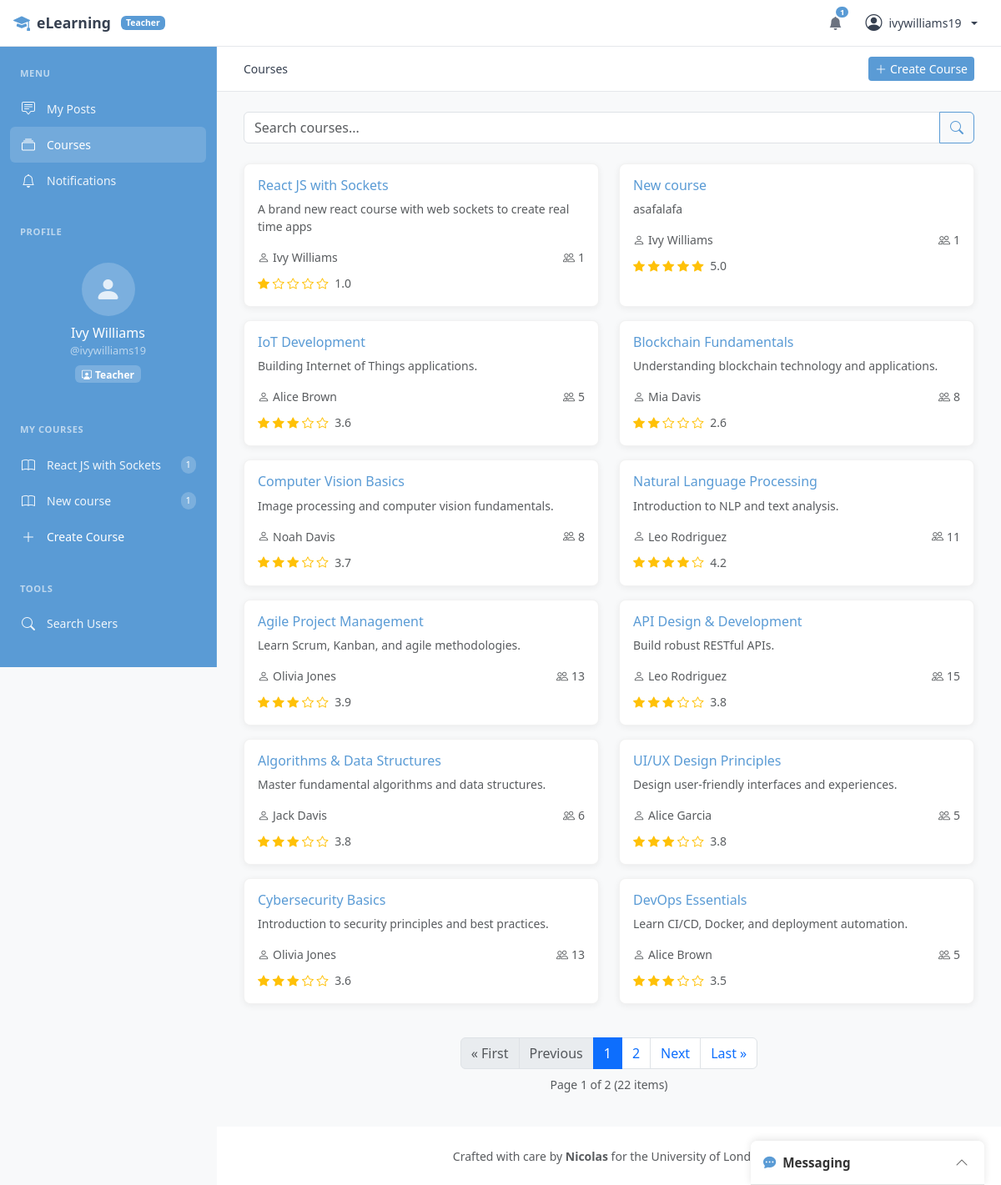
/courses/ (signed in), run on the app's committed database.
### apps/accounts/models.py (models this page shows, shortened)
class User(AbstractUser):
    class UserType(models.TextChoices):
        STUDENT = 'student', 'Student'
        TEACHER = 'teacher', 'Teacher'
    email = models.EmailField(unique=True)
    user_type = models.CharField(
        max_length=10,
        choices=UserType.choices,
        default=UserType.STUDENT,
    )
    photo = models.ImageField(
        upload_to=profile_photo_path,
        storage=media_storage,
        blank=True,
        null=True,
    )
    bio = models.TextField(blank=True, max_length=500)
    created_at = models.DateTimeField(auto_now_add=True)
    updated_at = models.DateTimeField(auto_now=True)
    @property
    def is_teacher(self):
        return self.user_type == self.UserType.TEACHER

### apps/courses/models.py (models this page shows, shortened)
class Course(models.Model):
    title = models.CharField(max_length=200)
    description = models.TextField()
    teacher = models.ForeignKey(
        settings.AUTH_USER_MODEL,
        on_delete=models.CASCADE,
        related_name='courses_teaching'
    )
    created_at = models.DateTimeField(auto_now_add=True)
    updated_at = models.DateTimeField(auto_now=True)
    is_active = models.BooleanField(default=True)
    class Meta:
        ordering = ['-created_at']
    @property
    def enrolled_count(self):
        return self.enrollments.filter(is_active=True).count()
    @property
    def average_rating(self):
        from apps.courses.models import CourseFeedback
        feedbacks = CourseFeedback.objects.filter(enrollment__course=self)
        if feedbacks.exists():
            return round(sum(f.rating for f in feedbacks) / feedbacks.count(), 1)
        return None

class CourseFeedback(models.Model):
    enrollment = models.OneToOneField(
        Enrollment,
        on_delete=models.CASCADE,
        related_name='feedback'
    )
    rating = models.PositiveIntegerField(
        validators=[MinValueValidator(1), MaxValueValidator(5)]
    )
    comment = models.TextField(blank=True)
    created_at = models.DateTimeField(auto_now_add=True)
    updated_at = models.DateTimeField(auto_now=True)
    class Meta:
        ordering = ['-created_at']

### apps/courses/views.py (the view)
# urls.py: path('', views.CourseListView.as_view(), name='course_list'),
class CourseListView(LoginRequiredMixin, ListView):
    model = Course
    template_name = 'courses/course_list.html'
    context_object_name = 'courses'
    paginate_by = 12
    def get_queryset(self):
        queryset = Course.objects.filter(is_active=True)
        query = self.request.GET.get('q')
        if query:
            queryset = queryset.filter(
                Q(title__icontains=query) | Q(description__icontains=query)
            )
        return queryset
    def get_context_data(self, **kwargs):
        context = super().get_context_data(**kwargs)
        context['query'] = self.request.GET.get('q', '')
        if self.request.user.is_teacher:
            context['my_courses'] = Course.objects.filter(teacher=self.request.user)
        else:
            context['my_enrollments'] = Enrollment.objects.filter(
                student=self.request.user, is_active=True
            ).select_related('course')
        return context

### templates/courses/course_list.html (shortened to what this page needs)
{% extends 'base_sidebar.html' %}
{% block sidebar %}
{% with active_menu='courses' %}{% include 'includes/sidebar_menu.html' %}{% endwith %}
{% if user.is_teacher %}
<div class="sidebar-section">
    <div class="sidebar-section-title">My Courses</div>
    {% if my_courses %}
        {% for course in my_courses %}
            <a href="{% url 'courses:course_detail' course.pk %}" class="sidebar-link">
                <i class="bi bi-book"></i>
                <span>{{ course.title }}</span>
                <span class="sidebar-badge">{{ course.enrolled_count }}</span>
            </a>
        {% endfor %}
    {% else %}
        <div class="sidebar-link sidebar-muted">
            <i class="bi bi-info-circle"></i>
            <span>No courses yet</span>
        </div>
    {% endif %}
    <a href="{% url 'courses:course_create' %}" class="sidebar-link sidebar-action">
        <i class="bi bi-plus-lg"></i>
        <span>Create Course</span>
    </a>
</div>
<div class="sidebar-section">
    <div class="sidebar-section-title">Tools</div>
    <a href="{% url 'courses:user_search' %}" class="sidebar-link">
        <i class="bi bi-search"></i>
        <span>Search Users</span>
    </a>
</div>
{% endif %}
{% endblock sidebar %}
{% block breadcrumb %}
<div class="breadcrumb-bar">
    <nav aria-label="breadcrumb">
        <ol class="breadcrumb">
            <li class="breadcrumb-item active">Courses</li>
        </ol>
    </nav>
    {% if user.is_teacher %}
    <div class="breadcrumb-actions">
        <a href="{% url 'courses:course_create' %}" class="btn btn-primary btn-sm">
            <i class="bi bi-plus-lg me-1"></i>Create Course
        </a>
    </div>
    {% endif %}
</div>
{% endblock breadcrumb %}
{% block content %}
<div class="mb-4">
    <form method="get">
        <div class="input-group">
            <input type="text" name="q" class="form-control"
                   placeholder="Search courses..." value="{{ query }}">
            <button class="btn btn-outline-primary" type="submit">
                <i class="bi bi-search"></i>
            </button>
        </div>
    </form>
</div>
{% if courses %}
    <div class="row">
        {% for course in courses %}
            <div class="col-md-6 mb-3">
                <div class="card h-100">
                    <div class="card-body">
                        <h6 class="card-title">
                            <a href="{% url 'courses:course_detail' course.pk %}" class="text-decoration-none">
                                {{ course.title }}
                            </a>
                        </h6>
                        <p class="card-text small text-muted">
                            {{ course.description|truncatewords:20 }}
                        </p>
                        <div class="d-flex justify-content-between align-items-center">
                            <small class="text-muted">
                                <i class="bi bi-person me-1"></i>{{ course.teacher.get_full_name|default:course.teacher.username }}
                            </small>
                            <small class="text-muted">
                                <i class="bi bi-people me-1"></i>{{ course.enrolled_count }}
                            </small>
                        </div>
                        {% if course.average_rating %}
                            <div class="mt-2">
                                <small class="text-warning">
                                    {% for i in "12345" %}
                                        {% if forloop.counter <= course.average_rating %}
                                            <i class="bi bi-star-fill"></i>
                                        {% else %}
                                            <i class="bi bi-star"></i>
                                        {% endif %}
                                    {% endfor %}
                                    <span class="text-muted ms-1">{{ course.average_rating }}</span>
                                </small>
                            </div>
                        {% endif %}
                    </div>
                </div>
            </div>
        {% endfor %}
    </div>
    {% include 'includes/pagination.html' %}
{% endif %}
{% endblock %}

### templates/base_sidebar.html (shortened to what this page needs)
{% load static %}
<!DOCTYPE html>
<html lang="en">
<head>
    <link href="https://cdn.jsdelivr.net/npm/bootstrap@5.3.2/dist/css/bootstrap.min.css" rel="stylesheet">
    <link href="https://cdn.jsdelivr.net/npm/bootstrap-icons@1.11.1/font/bootstrap-icons.css" rel="stylesheet">
    <link href="{% static 'css/style.css' %}" rel="stylesheet">
</head>
<body>
    <header class="app-header">
        <a href="{% url 'posts' %}" class="header-brand">
            <i class="bi bi-mortarboard-fill"></i>
            <span>eLearning</span>
            {% if user.is_authenticated and user.is_teacher %}
                <span class="badge" style="background-color: #5a9bd5; color: white; font-size: 0.65rem; padding: 3px 6px; margin-left: 4px;">Teacher</span>
            {% endif %}
        </a>
        <div class="header-actions">
            {% if user.is_authenticated %}
                <a href="{% url 'notifications:list' %}" class="header-btn position-relative">
                    <i class="bi bi-bell" id="notification-icon"></i>
                    <span class="position-absolute badge rounded-pill d-none" id="notification-badge" style="top: 0; right: 0; font-size: 0.6rem; padding: 2px 5px; background-color: #5a9bd5;">
                    </span>
                </a>
                <div class="dropdown">
                    <a href="#" class="header-user dropdown-toggle" data-bs-toggle="dropdown">
                        <i class="bi bi-person-circle"></i>
                        <span class="d-none d-sm-inline">{{ user.username }}</span>
                    </a>
                </div>
            {% else %}
                <a href="{% url 'accounts:login' %}" class="btn btn-sm btn-outline-secondary">Login</a>
                <a href="{% url 'accounts:register' %}" class="btn btn-sm btn-primary">Register</a>
            {% endif %}
        </div>
    </header>
    <aside class="app-sidebar" id="appSidebar">
        <nav class="sidebar-nav">
            {% block sidebar %}{% endblock sidebar %}
        </nav>
    </aside>
    <main class="app-main">
        {% block breadcrumb %}{% endblock %}
        <div class="main-content">
            {% block content %}{% endblock %}
        </div>
    </main>
    <footer class="app-footer">
        <p class="mb-0 small text-muted">
            Crafted with care by <strong>Nicolas</strong> for the University of London
        </p>
    </footer>
    {% if user.is_authenticated %}
        {% include 'chat/chat_widget.html' %}
    {% endif %}
</body>
</html>

### templates/includes/sidebar_menu.html
<div class="sidebar-section">
    <div class="sidebar-section-title">Menu</div>
    <a href="{% url 'posts' %}" class="sidebar-link {% if active_menu == 'posts' %}active{% endif %}">
        <i class="bi bi-chat-square-text"></i>
        <span>My Posts</span>
    </a>
    <a href="{% url 'courses:course_list' %}" class="sidebar-link {% if active_menu == 'courses' %}active{% endif %}">
        <i class="bi bi-collection"></i>
        <span>Courses</span>
    </a>
    <a href="{% url 'notifications:list' %}" class="sidebar-link {% if active_menu == 'notifications' %}active{% endif %}">
        <i class="bi bi-bell"></i>
        <span>Notifications</span>
    </a>
</div>
{% if user.is_authenticated %}
<div class="sidebar-section">
    <div class="sidebar-section-title">Profile</div>
    <div class="px-3 py-3 text-center">
        <a href="{% url 'accounts:profile' user.username %}" class="text-decoration-none">
            {% if user.photo %}
                <img src="{{ user.photo.url }}" alt="{{ user.username }}"
                     style="width: 64px; height: 64px; border-radius: 50%; object-fit: cover; border: 2px solid rgba(255,255,255,0.3);">
            {% else %}
                <div style="width: 64px; height: 64px; border-radius: 50%; background: rgba(255,255,255,0.2); display: inline-flex; align-items: center; justify-content: center; margin: 0 auto;">
                    <i class="bi bi-person-fill" style="font-size: 2rem; color: rgba(255,255,255,0.8);"></i>
                </div>
            {% endif %}
        </a>
        <div class="mt-2">
            <a href="{% url 'accounts:profile' user.username %}" style="color: white; font-weight: 500; text-decoration: none;">
                {{ user.get_full_name|default:user.username }}
            </a>
        </div>
        <div style="color: rgba(255,255,255,0.6); font-size: 0.8rem;">@{{ user.username }}</div>
        <span class="badge mt-2" style="background: rgba(255,255,255,0.2); color: white;">
            {% if user.is_teacher %}
                <i class="bi bi-person-workspace me-1"></i>Teacher
            {% else %}
                <i class="bi bi-mortarboard me-1"></i>Student
            {% endif %}
        </span>
    </div>
</div>
{% endif %}

### static/css/style.css (style rules this page uses)
:root { --primary-blue: #5a9bd5; --primary-blue-light: #e8f1f8; --primary-blue-hover: #4a8bc5; --accent-green: #7cb87c; --accent-green-light: #e8f5e8; --bg-light: #f8f9fa; --bg-white: #ffffff; --text-primary: #333333; --text-secondary: #666666; --text-muted: #888888; --border-color: #dee2e6; --error-color: #e8a5a5; --error-text: #c25555; }
body { min-height: 100vh; display: flex; flex-direction: column; background-color: var(--bg-light); color: var(--text-primary); }
main { flex: 1; }
.card { box-shadow: 0 2px 8px rgba(0, 0, 0, 0.06); border: 1px solid rgba(0, 0, 0, 0.05); border-radius: 0.5rem; }
.btn-primary { background-color: var(--primary-blue); border: none; color: var(--bg-white); }
.btn-outline-primary { border-color: var(--primary-blue); color: var(--primary-blue); }
footer { background-color: #fff !important; border-top: 1px solid rgba(0, 0, 0, 0.05); }
a { color: var(--primary-blue); }

### templates/base_sidebar.html (style rules this page uses)
:root { --sidebar-width: 260px; --header-height: 56px; --sidebar-bg: #5a9bd5; --sidebar-border: rgba(255, 255, 255, 0.1); --sidebar-text: rgba(255, 255, 255, 0.9); --sidebar-text-muted: rgba(255, 255, 255, 0.6); --sidebar-hover: rgba(255, 255, 255, 0.1); --sidebar-active: #ffffff; --sidebar-active-bg: rgba(255, 255, 255, 0.15); }
body { min-height: 100vh; display: flex; flex-direction: column; }
.app-header { position: fixed; top: 0; left: 0; right: 0; height: var(--header-height); background: white; border-bottom: 1px solid #e5e7eb; z-index: 1030; display: flex; align-items: center; padding: 0 1rem; }
.header-brand { display: flex; align-items: center; gap: 0.5rem; font-weight: 600; font-size: 1.1rem; color: #374151; text-decoration: none; }
.header-brand i { color: #5a9bd5; font-size: 1.25rem; }
.header-actions { margin-left: auto; display: flex; align-items: center; gap: 0.5rem; }
.header-btn { background: none; border: none; color: #6b7280; padding: 0.5rem; border-radius: 6px; cursor: pointer; position: relative; }
.header-user { display: flex; align-items: center; gap: 0.5rem; padding: 0.375rem 0.75rem; border-radius: 6px; color: #374151; text-decoration: none; font-size: 0.875rem; }
.header-user i { font-size: 1.25rem; }
.app-sidebar { position: fixed; top: var(--header-height); left: 0; width: var(--sidebar-width); height: calc(100vh - var(--header-height)); background: var(--sidebar-bg); border-right: 1px solid var(--sidebar-border); z-index: 1020; overflow-y: auto; padding: 1rem 0; transition: transform 0.3s ease; }
.sidebar-nav { padding: 0 0.75rem; }
.sidebar-section { margin-bottom: 1.5rem; }
.sidebar-section-title { font-size: 0.7rem; font-weight: 600; text-transform: uppercase; letter-spacing: 0.05em; color: var(--sidebar-text-muted); padding: 0.5rem 0.75rem; margin-bottom: 0.25rem; }
.sidebar-link { display: flex; align-items: center; gap: 0.75rem; padding: 0.6rem 0.75rem; color: var(--sidebar-text); text-decoration: none; border-radius: 6px; font-size: 0.875rem; transition: all 0.15s ease; }
.sidebar-link.active { background: var(--sidebar-active-bg); color: var(--sidebar-active); font-weight: 500; }
.sidebar-link i { font-size: 1rem; width: 1.25rem; text-align: center; }
.sidebar-badge { margin-left: auto; font-size: 0.7rem; padding: 2px 6px; border-radius: 10px; background: rgba(255, 255, 255, 0.2); color: white; }
.sidebar-action { color: var(--sidebar-active) !important; font-weight: 500; }
.app-main { margin-top: var(--header-height); margin-left: var(--sidebar-width); min-height: calc(100vh - var(--header-height)); padding: 0; flex: 1; }
.main-content { max-width: 1200px; margin: 0 auto; padding: 1.5rem 2rem; }
.breadcrumb-bar { background: white; border-bottom: 1px solid #e5e7eb; padding: 0.75rem 2rem; display: flex; align-items: center; gap: 1rem; flex-wrap: wrap; }
.breadcrumb-bar .breadcrumb { margin: 0; padding: 0; background: none; }
.breadcrumb-bar .breadcrumb-item { font-size: 0.875rem; }
.breadcrumb-bar .breadcrumb-item.active { color: #374151; }
.breadcrumb-actions { margin-left: auto; display: flex; gap: 0.5rem; }
.app-footer { margin-left: var(--sidebar-width); padding: 1.5rem; text-align: center; border-top: 1px solid var(--sidebar-border); background: var(--sidebar-bg); }

### data on the page
User: username "ivywilliams19", get_full_name "Ivy Williams"
Course: title "React JS with Sockets", enrolled_count "1", description "A brand new react course with web sockets to create real time apps", teacher.get_full_name "Ivy Williams", average_rating "1.0"
Course: title "New course", enrolled_count "1", description "asafalafa", teacher.get_full_name "Ivy Williams", average_rating "5.0"
Course: title "IoT Development", description "Building Internet of Things applications.", teacher.get_full_name "Alice Brown", enrolled_count "5", average_rating "3.6"
Course: title "Blockchain Fundamentals", description "Understanding blockchain technology and applications.", teacher.get_full_name "Mia Davis", enrolled_count "8", average_rating "2.6"
Course: title "Computer Vision Basics", description "Image processing and computer vision fundamentals.", teacher.get_full_name "Noah Davis", enrolled_count "8", average_rating "3.7"
Course: title "Natural Language Processing", description "Introduction to NLP and text analysis.", teacher.get_full_name "Leo Rodriguez", enrolled_count "11", average_rating "4.2"
Course: title "Agile Project Management", description "Learn Scrum, Kanban, and agile methodologies.", teacher.get_full_name "Olivia Jones", enrolled_count "13", average_rating "3.9"
Course: title "API Design & Development", description "Build robust RESTful APIs.", teacher.get_full_name "Leo Rodriguez", enrolled_count "15", average_rating "3.8"
Course: title "Algorithms & Data Structures", description "Master fundamental algorithms and data structures.", teacher.get_full_name "Jack Davis", enrolled_count "6", average_rating "3.8"
Course: title "UI/UX Design Principles", description "Design user-friendly interfaces and experiences.", teacher.get_full_name "Alice Garcia", enrolled_count "5", average_rating "3.8"
Course: title "Cybersecurity Basics", description "Introduction to security principles and best practices.", teacher.get_full_name "Olivia Jones", enrolled_count "13", average_rating "3.6"
Course: title "DevOps Essentials", description "Learn CI/CD, Docker, and deployment automation.", teacher.get_full_name "Alice Brown", enrolled_count "5", average_rating "3.5"

### other printed values
{{ num }} "1"
{{ num }} "2"
{{ page_obj.number }} "1"
{{ page_obj.paginator.num_pages }} "2"
{{ page_obj.paginator.count }} "22"
